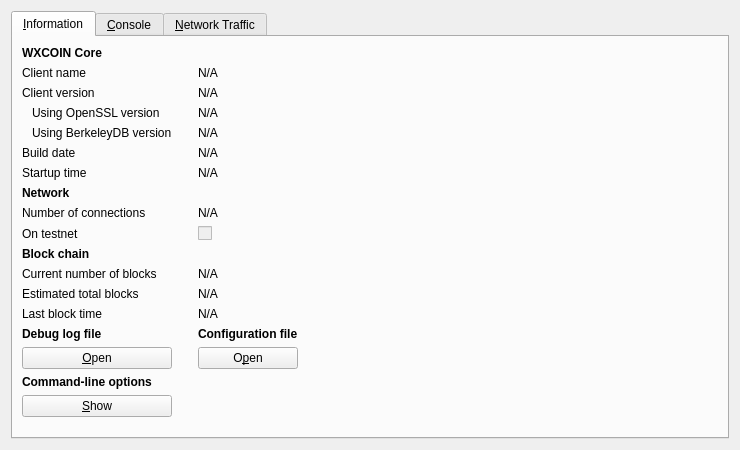
<?xml version="1.0" encoding="UTF-8"?>
<ui version="4.0">
 <class>RPCConsole</class>
 <widget class="QWidget" name="RPCConsole">
  <property name="geometry">
   <rect>
    <x>0</x>
    <y>0</y>
    <width>740</width>
    <height>450</height>
   </rect>
  </property>
  <property name="windowTitle">
   <string>WXCOIN - Debug window</string>
  </property>
  <layout class="QVBoxLayout" name="verticalLayout_2">
   <item>
    <widget class="QTabWidget" name="tabWidget">
     <property name="currentIndex">
      <number>0</number>
     </property>
     <widget class="QWidget" name="tab_info">
      <attribute name="title">
       <string>&amp;Information</string>
      </attribute>
      <layout class="QGridLayout" name="gridLayout">
       <item row="15" column="2">
        <widget class="QLabel" name="labelConfigfile">
         <property name="font">
          <font>
           <weight>75</weight>
           <bold>true</bold>
          </font>
         </property>
         <property name="text">
          <string>Configuration file</string>
         </property>
        </widget>
       </item>
       <item row="13" column="2">
        <widget class="QLabel" name="lastBlockTime">
         <property name="cursor">
          <cursorShape>IBeamCursor</cursorShape>
         </property>
         <property name="text">
          <string>N/A</string>
         </property>
         <property name="textFormat">
          <enum>Qt::PlainText</enum>
         </property>
         <property name="textInteractionFlags">
          <set>Qt::LinksAccessibleByMouse|Qt::TextSelectableByKeyboard|Qt::TextSelectableByMouse</set>
         </property>
        </widget>
       </item>
       <item row="11" column="0">
        <widget class="QLabel" name="label_3">
         <property name="text">
          <string>Current number of blocks</string>
         </property>
        </widget>
       </item>
       <item row="11" column="2">
        <widget class="QLabel" name="numberOfBlocks">
         <property name="cursor">
          <cursorShape>IBeamCursor</cursorShape>
         </property>
         <property name="text">
          <string>N/A</string>
         </property>
         <property name="textFormat">
          <enum>Qt::PlainText</enum>
         </property>
         <property name="textInteractionFlags">
          <set>Qt::LinksAccessibleByMouse|Qt::TextSelectableByKeyboard|Qt::TextSelectableByMouse</set>
         </property>
        </widget>
       </item>
       <item row="17" column="0">
        <widget class="QLabel" name="labelCLOptions">
         <property name="font">
          <font>
           <weight>75</weight>
           <bold>true</bold>
          </font>
         </property>
         <property name="text">
          <string>Command-line options</string>
         </property>
        </widget>
       </item>
       <item row="16" column="0">
        <widget class="QPushButton" name="openDebugLogfileButton">
         <property name="toolTip">
          <string>Open the WXCOIN debug log file from the current data directory. This can take a few seconds for large log files.</string>
         </property>
         <property name="text">
          <string>&amp;Open</string>
         </property>
         <property name="autoDefault">
          <bool>false</bool>
         </property>
        </widget>
       </item>
       <item row="15" column="0">
        <widget class="QLabel" name="labelDebugLogfile">
         <property name="font">
          <font>
           <weight>75</weight>
           <bold>true</bold>
          </font>
         </property>
         <property name="text">
          <string>Debug log file</string>
         </property>
        </widget>
       </item>
       <item row="18" column="3" rowspan="2">
        <spacer name="horizontalSpacer">
         <property name="orientation">
          <enum>Qt::Horizontal</enum>
         </property>
         <property name="sizeHint" stdset="0">
          <size>
           <width>404</width>
           <height>20</height>
          </size>
         </property>
        </spacer>
       </item>
       <item row="19" column="1">
        <spacer name="verticalSpacer">
         <property name="orientation">
          <enum>Qt::Vertical</enum>
         </property>
         <property name="sizeHint" stdset="0">
          <size>
           <width>20</width>
           <height>40</height>
          </size>
         </property>
        </spacer>
       </item>
       <item row="18" column="0">
        <widget class="QPushButton" name="showCLOptionsButton">
         <property name="toolTip">
          <string>Show the WXCOIN-Qt help message to get a list with possible WXCOIN command-line options.</string>
         </property>
         <property name="text">
          <string>&amp;Show</string>
         </property>
         <property name="autoDefault">
          <bool>false</bool>
         </property>
        </widget>
       </item>
       <item row="13" column="0">
        <widget class="QLabel" name="label_2">
         <property name="text">
          <string>Last block time</string>
         </property>
        </widget>
       </item>
       <item row="7" column="0">
        <widget class="QLabel" name="label_11">
         <property name="font">
          <font>
           <weight>75</weight>
           <bold>true</bold>
          </font>
         </property>
         <property name="text">
          <string>Network</string>
         </property>
        </widget>
       </item>
       <item row="6" column="2">
        <widget class="QLabel" name="startupTime">
         <property name="cursor">
          <cursorShape>IBeamCursor</cursorShape>
         </property>
         <property name="text">
          <string>N/A</string>
         </property>
         <property name="textFormat">
          <enum>Qt::PlainText</enum>
         </property>
         <property name="textInteractionFlags">
          <set>Qt::LinksAccessibleByMouse|Qt::TextSelectableByKeyboard|Qt::TextSelectableByMouse</set>
         </property>
        </widget>
       </item>
       <item row="6" column="0">
        <widget class="QLabel" name="label_13">
         <property name="text">
          <string>Startup time</string>
         </property>
        </widget>
       </item>
       <item row="9" column="0">
        <widget class="QLabel" name="label_8">
         <property name="text">
          <string>On testnet</string>
         </property>
        </widget>
       </item>
       <item row="8" column="2">
        <widget class="QLabel" name="numberOfConnections">
         <property name="cursor">
          <cursorShape>IBeamCursor</cursorShape>
         </property>
         <property name="text">
          <string>N/A</string>
         </property>
         <property name="textFormat">
          <enum>Qt::PlainText</enum>
         </property>
         <property name="textInteractionFlags">
          <set>Qt::LinksAccessibleByMouse|Qt::TextSelectableByKeyboard|Qt::TextSelectableByMouse</set>
         </property>
        </widget>
       </item>
       <item row="8" column="0">
        <widget class="QLabel" name="label_7">
         <property name="text">
          <string>Number of connections</string>
         </property>
        </widget>
       </item>
       <item row="10" column="0">
        <widget class="QLabel" name="label_10">
         <property name="font">
          <font>
           <weight>75</weight>
           <bold>true</bold>
          </font>
         </property>
         <property name="text">
          <string>Block chain</string>
         </property>
        </widget>
       </item>
       <item row="9" column="2">
        <widget class="QCheckBox" name="isTestNet">
         <property name="enabled">
          <bool>false</bool>
         </property>
         <property name="text">
          <string/>
         </property>
        </widget>
       </item>
       <item row="12" column="0">
        <widget class="QLabel" name="label_4">
         <property name="text">
          <string>Estimated total blocks</string>
         </property>
        </widget>
       </item>
       <item row="12" column="2">
        <widget class="QLabel" name="totalBlocks">
         <property name="cursor">
          <cursorShape>IBeamCursor</cursorShape>
         </property>
         <property name="text">
          <string>N/A</string>
         </property>
         <property name="textFormat">
          <enum>Qt::PlainText</enum>
         </property>
         <property name="textInteractionFlags">
          <set>Qt::LinksAccessibleByMouse|Qt::TextSelectableByKeyboard|Qt::TextSelectableByMouse</set>
         </property>
        </widget>
       </item>
       <item row="2" column="2">
        <widget class="QLabel" name="clientVersion">
         <property name="cursor">
          <cursorShape>IBeamCursor</cursorShape>
         </property>
         <property name="text">
          <string>N/A</string>
         </property>
         <property name="textFormat">
          <enum>Qt::PlainText</enum>
         </property>
         <property name="textInteractionFlags">
          <set>Qt::LinksAccessibleByMouse|Qt::TextSelectableByKeyboard|Qt::TextSelectableByMouse</set>
         </property>
        </widget>
       </item>
       <item row="4" column="0">
        <widget class="QLabel" name="label_berkeleyDBVersion">
         <property name="text">
          <string>Using BerkeleyDB version</string>
         </property>
         <property name="indent">
          <number>10</number>
         </property>
        </widget>
       </item>
       <item row="3" column="0">
        <widget class="QLabel" name="label_14">
         <property name="text">
          <string>Using OpenSSL version</string>
         </property>
         <property name="indent">
          <number>10</number>
         </property>
        </widget>
       </item>
       <item row="3" column="2">
        <widget class="QLabel" name="openSSLVersion">
         <property name="cursor">
          <cursorShape>IBeamCursor</cursorShape>
         </property>
         <property name="text">
          <string>N/A</string>
         </property>
         <property name="textFormat">
          <enum>Qt::PlainText</enum>
         </property>
         <property name="textInteractionFlags">
          <set>Qt::LinksAccessibleByMouse|Qt::TextSelectableByKeyboard|Qt::TextSelectableByMouse</set>
         </property>
        </widget>
       </item>
       <item row="4" column="2">
        <widget class="QLabel" name="berkeleyDBVersion">
         <property name="cursor">
          <cursorShape>IBeamCursor</cursorShape>
         </property>
         <property name="text">
          <string>N/A</string>
         </property>
         <property name="textFormat">
          <enum>Qt::PlainText</enum>
         </property>
         <property name="textInteractionFlags">
          <set>Qt::LinksAccessibleByMouse|Qt::TextSelectableByKeyboard|Qt::TextSelectableByMouse</set>
         </property>
        </widget>
       </item>
       <item row="5" column="0">
        <widget class="QLabel" name="label_12">
         <property name="text">
          <string>Build date</string>
         </property>
        </widget>
       </item>
       <item row="5" column="2">
        <widget class="QLabel" name="buildDate">
         <property name="cursor">
          <cursorShape>IBeamCursor</cursorShape>
         </property>
         <property name="text">
          <string>N/A</string>
         </property>
         <property name="textFormat">
          <enum>Qt::PlainText</enum>
         </property>
         <property name="textInteractionFlags">
          <set>Qt::LinksAccessibleByMouse|Qt::TextSelectableByKeyboard|Qt::TextSelectableByMouse</set>
         </property>
        </widget>
       </item>
       <item row="2" column="0">
        <widget class="QLabel" name="label_6">
         <property name="text">
          <string>Client version</string>
         </property>
        </widget>
       </item>
       <item row="0" column="0">
        <widget class="QLabel" name="label_9">
         <property name="font">
          <font>
           <weight>75</weight>
           <bold>true</bold>
          </font>
         </property>
         <property name="text">
          <string>WXCOIN Core</string>
         </property>
        </widget>
       </item>
       <item row="1" column="2">
        <widget class="QLabel" name="clientName">
         <property name="cursor">
          <cursorShape>IBeamCursor</cursorShape>
         </property>
         <property name="text">
          <string>N/A</string>
         </property>
         <property name="textFormat">
          <enum>Qt::PlainText</enum>
         </property>
         <property name="textInteractionFlags">
          <set>Qt::LinksAccessibleByMouse|Qt::TextSelectableByKeyboard|Qt::TextSelectableByMouse</set>
         </property>
        </widget>
       </item>
       <item row="1" column="0">
        <widget class="QLabel" name="label_5">
         <property name="text">
          <string>Client name</string>
         </property>
        </widget>
       </item>
       <item row="14" column="2">
        <spacer name="verticalSpacer_2">
         <property name="orientation">
          <enum>Qt::Vertical</enum>
         </property>
         <property name="sizeHint" stdset="0">
          <size>
           <width>20</width>
           <height>20</height>
          </size>
         </property>
        </spacer>
       </item>
       <item row="16" column="2">
        <widget class="QPushButton" name="openConfigurationfileButton">
         <property name="toolTip">
          <string>Open the WXCOIN configuration file from the current data directory.</string>
         </property>
         <property name="text">
          <string>O&amp;pen</string>
         </property>
         <property name="autoDefault">
          <bool>false</bool>
         </property>
        </widget>
       </item>
      </layout>
     </widget>
     <widget class="QWidget" name="tab_console">
      <attribute name="title">
       <string>&amp;Console</string>
      </attribute>
      <layout class="QVBoxLayout" name="verticalLayout_3">
       <property name="spacing">
        <number>3</number>
       </property>
       <item>
        <widget class="QTextEdit" name="messagesWidget">
         <property name="minimumSize">
          <size>
           <width>0</width>
           <height>100</height>
          </size>
         </property>
         <property name="readOnly">
          <bool>true</bool>
         </property>
         <property name="tabKeyNavigation" stdset="0">
          <bool>false</bool>
         </property>
         <property name="columnCount" stdset="0">
          <number>2</number>
         </property>
        </widget>
       </item>
       <item>
        <layout class="QHBoxLayout" name="horizontalLayout">
         <property name="spacing">
          <number>3</number>
         </property>
         <item>
          <widget class="QLabel" name="label">
           <property name="text">
            <string notr="true">&gt;</string>
           </property>
          </widget>
         </item>
         <item>
          <widget class="QLineEdit" name="lineEdit"/>
         </item>
         <item>
          <widget class="QPushButton" name="clearButton">
           <property name="maximumSize">
            <size>
             <width>24</width>
             <height>24</height>
            </size>
           </property>
           <property name="toolTip">
            <string>Clear console</string>
           </property>
           <property name="text">
            <string/>
           </property>
           <property name="icon">
            <iconset resource="../bitcoin.qrc">
             <normaloff>:/icons/remove</normaloff>:/icons/remove</iconset>
           </property>
           <property name="shortcut">
            <string notr="true">Ctrl+L</string>
           </property>
           <property name="autoDefault">
            <bool>false</bool>
           </property>
          </widget>
         </item>
        </layout>
       </item>
      </layout>
     </widget>
     <widget class="QWidget" name="tab_nettraffic">
      <attribute name="title">
       <string>&amp;Network Traffic</string>
      </attribute>
      <layout class="QHBoxLayout" name="horizontalLayout_3">
       <item>
        <layout class="QVBoxLayout" name="verticalLayout_4">
         <item>
          <widget class="TrafficGraphWidget" name="trafficGraph" native="true">
           <property name="sizePolicy">
            <sizepolicy hsizetype="Expanding" vsizetype="Expanding">
             <horstretch>0</horstretch>
             <verstretch>0</verstretch>
            </sizepolicy>
           </property>
          </widget>
         </item>
         <item>
          <layout class="QHBoxLayout" name="horizontalLayout_2">
           <item>
            <widget class="QSlider" name="sldGraphRange">
             <property name="minimum">
              <number>1</number>
             </property>
             <property name="maximum">
              <number>288</number>
             </property>
             <property name="pageStep">
              <number>12</number>
             </property>
             <property name="value">
              <number>6</number>
             </property>
             <property name="orientation">
              <enum>Qt::Horizontal</enum>
             </property>
            </widget>
           </item>
           <item>
            <widget class="QLabel" name="lblGraphRange">
             <property name="minimumSize">
              <size>
               <width>100</width>
               <height>0</height>
              </size>
             </property>
             <property name="alignment">
              <set>Qt::AlignCenter</set>
             </property>
            </widget>
           </item>
           <item>
            <widget class="QPushButton" name="btnClearTrafficGraph">
             <property name="text">
              <string>&amp;Clear</string>
             </property>
             <property name="autoDefault">
              <bool>false</bool>
             </property>
            </widget>
           </item>
          </layout>
         </item>
        </layout>
       </item>
       <item>
        <layout class="QVBoxLayout" name="verticalLayout">
         <item>
          <widget class="QGroupBox" name="groupBox">
           <property name="title">
            <string>Totals</string>
           </property>
           <layout class="QVBoxLayout" name="verticalLayout_5">
            <item>
             <layout class="QHBoxLayout" name="horizontalLayout_4">
              <item>
               <widget class="Line" name="line">
                <property name="sizePolicy">
                 <sizepolicy hsizetype="Fixed" vsizetype="Fixed">
                  <horstretch>0</horstretch>
                  <verstretch>0</verstretch>
                 </sizepolicy>
                </property>
                <property name="minimumSize">
                 <size>
                  <width>10</width>
                  <height>0</height>
                 </size>
                </property>
                <property name="palette">
                 <palette>
                  <active>
                   <colorrole role="Light">
                    <brush brushstyle="SolidPattern">
                     <color alpha="255">
                      <red>0</red>
                      <green>255</green>
                      <blue>0</blue>
                     </color>
                    </brush>
                   </colorrole>
                  </active>
                  <inactive>
                   <colorrole role="Light">
                    <brush brushstyle="SolidPattern">
                     <color alpha="255">
                      <red>0</red>
                      <green>255</green>
                      <blue>0</blue>
                     </color>
                    </brush>
                   </colorrole>
                  </inactive>
                  <disabled>
                   <colorrole role="Light">
                    <brush brushstyle="SolidPattern">
                     <color alpha="255">
                      <red>0</red>
                      <green>255</green>
                      <blue>0</blue>
                     </color>
                    </brush>
                   </colorrole>
                  </disabled>
                 </palette>
                </property>
                <property name="orientation">
                 <enum>Qt::Horizontal</enum>
                </property>
               </widget>
              </item>
              <item>
               <widget class="QLabel" name="label_16">
                <property name="text">
                 <string>Received:</string>
                </property>
               </widget>
              </item>
              <item>
               <widget class="QLabel" name="lblBytesIn">
                <property name="minimumSize">
                 <size>
                  <width>50</width>
                  <height>0</height>
                 </size>
                </property>
                <property name="alignment">
                 <set>Qt::AlignRight|Qt::AlignTrailing|Qt::AlignVCenter</set>
                </property>
               </widget>
              </item>
             </layout>
            </item>
            <item>
             <layout class="QHBoxLayout" name="horizontalLayout_5">
              <item>
               <widget class="Line" name="line_2">
                <property name="sizePolicy">
                 <sizepolicy hsizetype="Fixed" vsizetype="Fixed">
                  <horstretch>0</horstretch>
                  <verstretch>0</verstretch>
                 </sizepolicy>
                </property>
                <property name="minimumSize">
                 <size>
                  <width>10</width>
                  <height>0</height>
                 </size>
                </property>
                <property name="palette">
                 <palette>
                  <active>
                   <colorrole role="Light">
                    <brush brushstyle="SolidPattern">
                     <color alpha="255">
                      <red>255</red>
                      <green>0</green>
                      <blue>0</blue>
                     </color>
                    </brush>
                   </colorrole>
                  </active>
                  <inactive>
                   <colorrole role="Light">
                    <brush brushstyle="SolidPattern">
                     <color alpha="255">
                      <red>255</red>
                      <green>0</green>
                      <blue>0</blue>
                     </color>
                    </brush>
                   </colorrole>
                  </inactive>
                  <disabled>
                   <colorrole role="Light">
                    <brush brushstyle="SolidPattern">
                     <color alpha="255">
                      <red>255</red>
                      <green>0</green>
                      <blue>0</blue>
                     </color>
                    </brush>
                   </colorrole>
                  </disabled>
                 </palette>
                </property>
                <property name="orientation">
                 <enum>Qt::Horizontal</enum>
                </property>
               </widget>
              </item>
              <item>
               <widget class="QLabel" name="label_17">
                <property name="text">
                 <string>Sent:</string>
                </property>
               </widget>
              </item>
              <item>
               <widget class="QLabel" name="lblBytesOut">
                <property name="minimumSize">
                 <size>
                  <width>50</width>
                  <height>0</height>
                 </size>
                </property>
                <property name="alignment">
                 <set>Qt::AlignRight|Qt::AlignTrailing|Qt::AlignVCenter</set>
                </property>
               </widget>
              </item>
             </layout>
            </item>
            <item>
             <spacer name="verticalSpacer_4">
              <property name="orientation">
               <enum>Qt::Vertical</enum>
              </property>
              <property name="sizeHint" stdset="0">
               <size>
                <width>20</width>
                <height>407</height>
               </size>
              </property>
             </spacer>
            </item>
           </layout>
          </widget>
         </item>
        </layout>
       </item>
      </layout>
     </widget>
    </widget>
   </item>
  </layout>
 </widget>
 <customwidgets>
  <customwidget>
   <class>TrafficGraphWidget</class>
   <extends>QWidget</extends>
   <header>trafficgraphwidget.h</header>
   <container>1</container>
   <slots>
    <slot>clear()</slot>
   </slots>
  </customwidget>
 </customwidgets>
 <resources>
  <include location="../bitcoin.qrc"/>
 </resources>
 <connections/>
</ui>
